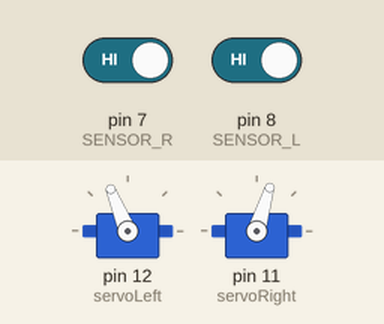
Simulated run of this sketch. Board: Arduino Uno, built with avr-gcc and run on an emulated ATmega328P. Shown: 2 × servo. The inputs (shaded band) are chosen by the test bench; at power-on: pin 7 (SENSOR_R) HIGH, pin 8 (SENSOR_L) HIGH.

Above: at 1.2 s.
1.3 s: pin 7 (SENSOR_R) driven LOW
At 1.9 s:
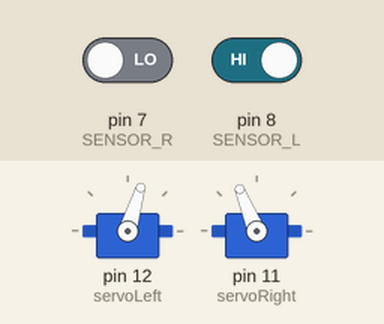
4.3 s: pin 8 (SENSOR_L) driven LOW
At 5.1 s:
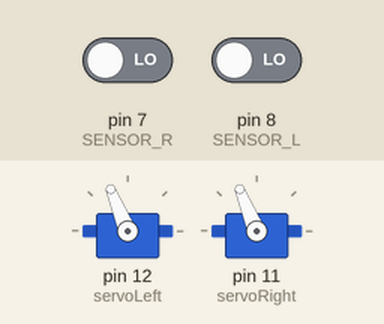
7.3 s: pin 8 (SENSOR_L) driven HIGH
At 8.4 s:
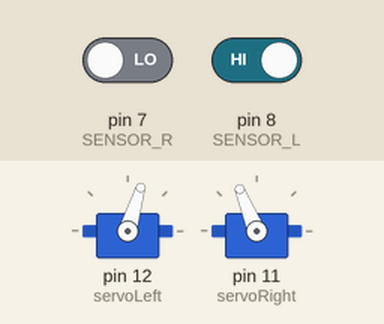
10.3 s: pin 7 (SENSOR_R) driven HIGH
At 11.6 s:
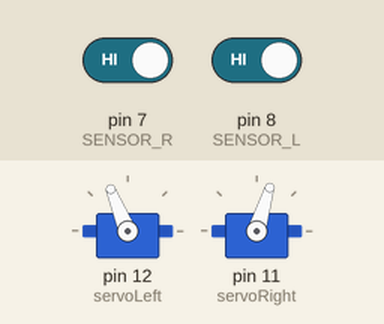
Timing chart, 0 to 12.9 s (numbered marks = the images above; inputs shaded):
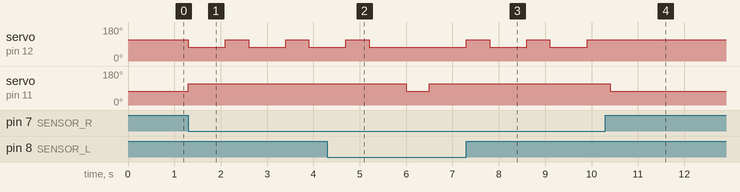

Measured:
- after the input at 1.3 s, servo on pin 12 (servoLeft): alternates 112° for 0.50 s and 73° for 0.80 s, starting at once; servo on pin 11 (servoRight): 73° → 112° at once
- after the input at 4.3 s, servo on pin 12 (servoLeft): goes on until 5.2 s, then stays 73°; servo on pin 11 (servoRight): 112° → 73° after 1.7 s, → 112° 0.50 s later
- after the input at 7.3 s, servo on pin 11 (servoRight): stays 112° (without the input it goes to 73° after 1.3 s)
- after the input at 10.3 s, servo on pin 12 (servoLeft): stops changing and stays 112°; servo on pin 11 (servoRight): 112° → 73° after 0.10 s

The sketch:

WhiskerBot.ino
```cpp
#include <Servo.h>

Servo servoRight;
Servo servoLeft;

int SENSOR_R = 7;
int SENSOR_L = 8;
void setup() {
  // put your setup code here, to run once:
  pinMode(SENSOR_R, INPUT_PULLUP);
  pinMode(SENSOR_L, INPUT_PULLUP);
  Serial.begin(9600);
  servoLeft.attach(12);
  servoRight.attach(11);
  servoLeft.writeMicroseconds(1500);
  servoRight.writeMicroseconds(1500);
}
  void forward() {
    servoLeft.writeMicroseconds(1700);
    servoRight.writeMicroseconds(1300);
  }
  void backward() {
    servoLeft.writeMicroseconds(1300);
    servoRight.writeMicroseconds(1700);
  }
  void left() {
    servoLeft.writeMicroseconds(1300);
    servoRight.writeMicroseconds(1300);
  }
  void right() {
    servoLeft.writeMicroseconds(1700);
    servoRight.writeMicroseconds(1700);
  }

void loop() {
  // put your main code here, to run repeatedly:
  //right sensor = left whisker
  //left sensor = right whisker
  if(digitalRead(SENSOR_L) == 0) {
    backward();
    delay(800);
    left();
    delay(500);
  }
  if(digitalRead(SENSOR_R) == 0) {
    backward();
    delay(800);
    right();
    delay(500);
  }
  if(digitalRead(SENSOR_R) == 0 && digitalRead(SENSOR_L == 0)) {
    backward();
    delay(1000);
    right();
    delay(1000);
  }
  else {
    forward();
  }
}
```
